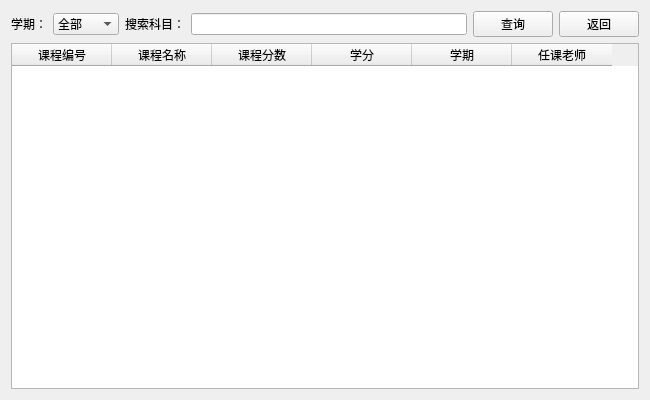
<?xml version="1.0" encoding="UTF-8"?>
<ui version="4.0">
 <class>StuScoreUi</class>
 <widget class="QWidget" name="StuScoreUi">
  <property name="geometry">
   <rect>
    <x>0</x>
    <y>0</y>
    <width>650</width>
    <height>400</height>
   </rect>
  </property>
  <property name="minimumSize">
   <size>
    <width>650</width>
    <height>400</height>
   </size>
  </property>
  <property name="maximumSize">
   <size>
    <width>650</width>
    <height>400</height>
   </size>
  </property>
  <property name="windowTitle">
   <string>Form</string>
  </property>
  <layout class="QVBoxLayout" name="verticalLayout">
   <item>
    <layout class="QHBoxLayout" name="horizontalLayout">
     <item>
      <layout class="QHBoxLayout" name="horizontalLayout_3">
       <item>
        <widget class="QLabel" name="label">
         <property name="text">
          <string>学期：</string>
         </property>
        </widget>
       </item>
       <item>
        <widget class="QComboBox" name="timeComBox">
         <item>
          <property name="text">
           <string>全部</string>
          </property>
         </item>
         <item>
          <property name="text">
           <string>大一上</string>
          </property>
         </item>
         <item>
          <property name="text">
           <string>大一下</string>
          </property>
         </item>
         <item>
          <property name="text">
           <string>大二上</string>
          </property>
         </item>
         <item>
          <property name="text">
           <string>大二下</string>
          </property>
         </item>
         <item>
          <property name="text">
           <string>大三上</string>
          </property>
         </item>
         <item>
          <property name="text">
           <string>大三下</string>
          </property>
         </item>
         <item>
          <property name="text">
           <string>大四上</string>
          </property>
         </item>
         <item>
          <property name="text">
           <string>大四下</string>
          </property>
         </item>
        </widget>
       </item>
      </layout>
     </item>
     <item>
      <layout class="QHBoxLayout" name="horizontalLayout_4">
       <item>
        <widget class="QLabel" name="label_2">
         <property name="text">
          <string>搜索科目：</string>
         </property>
        </widget>
       </item>
       <item>
        <widget class="QLineEdit" name="checkEdit"/>
       </item>
       <item>
        <widget class="QPushButton" name="checkBtn">
         <property name="text">
          <string>查询</string>
         </property>
        </widget>
       </item>
       <item>
        <widget class="QPushButton" name="returnBtn">
         <property name="text">
          <string>返回</string>
         </property>
        </widget>
       </item>
      </layout>
     </item>
    </layout>
   </item>
   <item>
    <layout class="QHBoxLayout" name="horizontalLayout_2">
     <item>
      <widget class="QTableWidget" name="table">
       <column>
        <property name="text">
         <string>课程编号</string>
        </property>
       </column>
       <column>
        <property name="text">
         <string>课程名称</string>
        </property>
       </column>
       <column>
        <property name="text">
         <string>课程分数</string>
        </property>
       </column>
       <column>
        <property name="text">
         <string>学分</string>
        </property>
       </column>
       <column>
        <property name="text">
         <string>学期</string>
        </property>
       </column>
       <column>
        <property name="text">
         <string>任课老师</string>
        </property>
       </column>
      </widget>
     </item>
    </layout>
   </item>
  </layout>
 </widget>
 <resources/>
 <connections/>
</ui>
